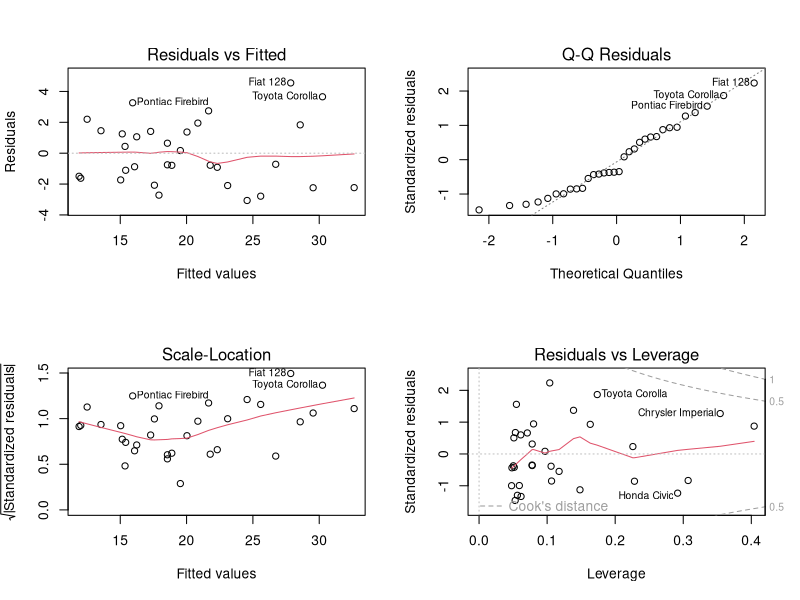
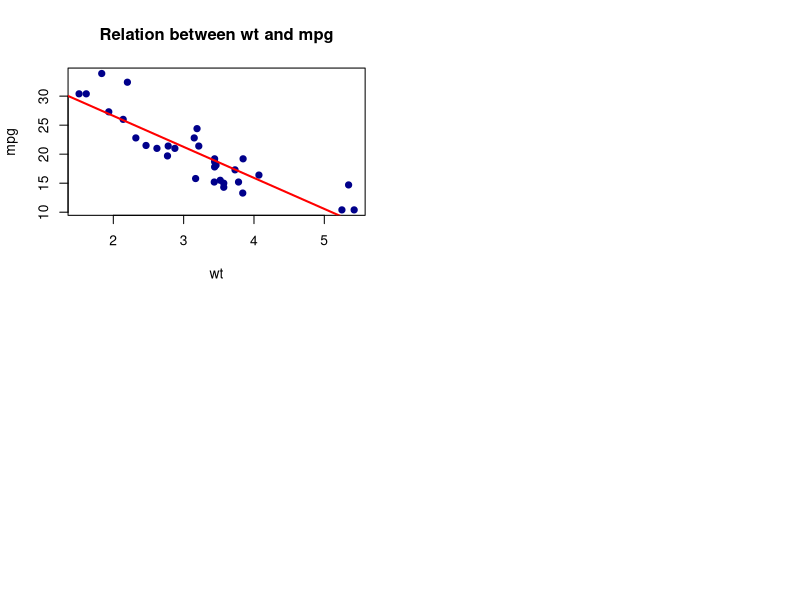

Reproduce these figures in R, in order.
## ---- chunk 1
knitr::opts_chunk$set(echo = FALSE)
## ---- chunk 2
mtcars <- mtcars
model <- lm(mpg ~ wt * hp, data = mtcars)
## ---- chunk 3
summary(model)
## ---- chunk 4
par(mfrow = c(2,2))
plot(model)
## ---- chunk 5
plot(mpg ~ wt, data = mtcars, xlab = "wt", ylab = "mpg", main = "Relation between wt and mpg", 
     pch = 19, col = "darkblue")
model2 <- lm(mpg ~ wt, data = mtcars)
    abline(model2, col = "red", lwd = 2)
